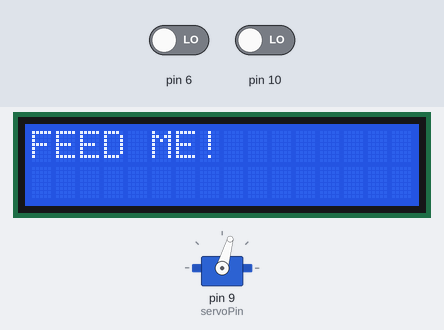
Recording of a sketch running on a simulated Arduino Uno, built with avr-gcc and run on an emulated ATmega328P. On the bench: servo, 16×2 character LCD. Inputs (shaded band) come from the test bench; at power-on: pin 6 LOW, pin 10 LOW.

Above: at 1.2 s.
1.3 s: pin 6 driven HIGH
At 4.0 s:
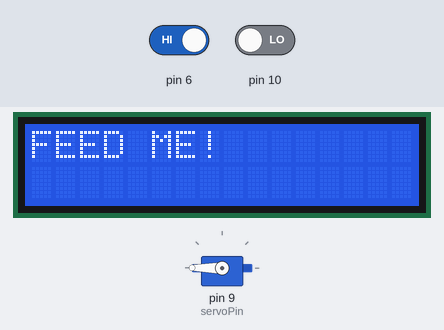
At 5.91 s:
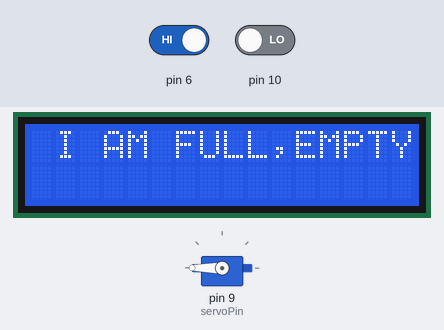
7.9 s: pin 10 driven HIGH
15.6 s: pin 6 driven LOW
At 18.6 s:
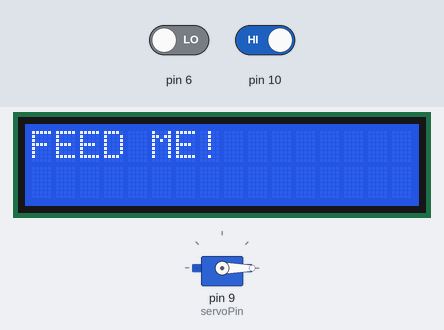
Timing chart, 0 to 20.1 s (numbered marks = the images above; inputs shaded):
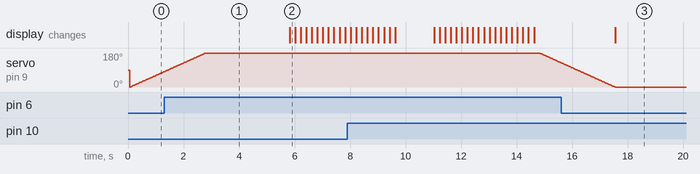

Measured:
- after the input at 1.3 s, servo on pin 9 (servoPin): goes on until 2.8 s, then stays 180°
- after the input at 15.6 s, the display: changes after 1.9 s (image 3)

The sketch:

SKETCH_1918914.ino
```cpp
#include <Wire.h>
#include <LiquidCrystal.h>
#include <Servo.h>
#define sensor x=6
#define sensor1 y=10
int sensor;
int sensor1;
int sensorValue = 0;
int servoPin = 9;
int i = 0;

Servo servo;
LiquidCrystal lcd(12, 11, 5, 4, 3, 2);

void setup()
{
       pinMode(sensor, INPUT);
  pinMode(sensor1,INPUT);
      servo.attach(servoPin);
       lcd.begin(16,2);
       lcd.setCursor(0,0);

}
void set()
{    lcd.clear();
  lcd.print("  I AM FULL,EMPTY ME");
   for (int positionCounter = 0; positionCounter < 25; positionCounter++) {
    lcd.scrollDisplayLeft();
    delay(200);
  }
  for (int positionCounter = 0; positionCounter < 20; positionCounter++) {
    lcd.scrollDisplayLeft();
    delay(200);
  }
}

void defaul()
{
    lcd.clear();
  lcd.setCursor(0,0); lcd.print("FEED ME!");
}

void loop()
{
       //sensorValue = analogRead(sensor1);
       int sensorValue=digitalRead(sensor1);
       //int senread1 = digitalRead(sensor);
 if(digitalRead(sensor)==HIGH)
       {
        set();

       }
       else
       {
        defaul();

       }
 if(sensorValue ==LOW)
  {
     if(digitalRead(sensor)==HIGH)
       {
        set();

       }
       else
       {
        defaul();

       }
    for (int i = 0; i<=180; i++)
    {
      servo.write(i);
      delay(15);
      if(digitalRead(sensor1) == HIGH)
      {

        servo.write(i);
        delay(3000);
           if(digitalRead(sensor)==HIGH)
       {
        set();

       }
       else
       {
        defaul();

       }
      }
    }

    for (int i = 180; i>=0; i--)
    {
      servo.write(i);
      delay(15);
      if(digitalRead(sensor1) ==LOW)
      {

        servo.write(i);
        delay(3000);
           if(digitalRead(sensor)==HIGH)
       {
        set();

       }
       else
       {
        defaul();

       }

      }
    }
  }
 if(digitalRead(sensor)==HIGH)
       {
        set();

       }
       else
       {
        defaul();

       }
delay(1000);
}
```
